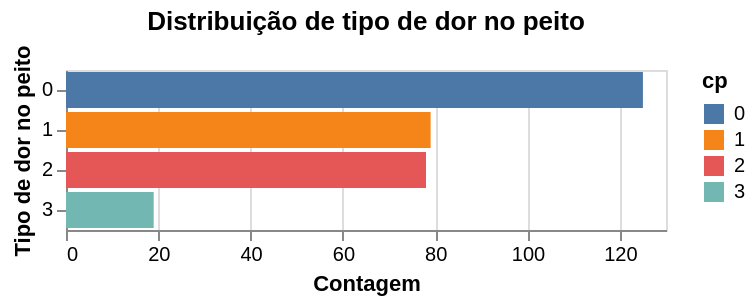

Notebook cell for this chart:
### Code cell
import altair as alt

alt.Chart(df).mark_bar().encode(
    x=alt.X('count()', title='Contagem'),
    y=alt.Y('cp:O', title='Tipo de dor no peito'),
    color='cp:N'
).properties(title='Distribuição de tipo de dor no peito')

### Figure 1 — Vega-Lite specification as saved in the notebook (floating-point values rounded to 4 significant figures; data arrays with more than 128 entries replaced by an {"elided": "..."} marker saying what was removed)
{"config": {"view": {"continuousWidth": 300, "continuousHeight": 300}}, "data": {"name": "data-c033cb03393e5e421d7f39bda80e8b55"}, "mark": {"type": "bar"}, "encoding": {"color": {"field": "cp", "type": "nominal"}, "x": {"aggregate": "count", "title": "Contagem", "type": "quantitative"}, "y": {"field": "cp", "title": "Tipo de dor no peito", "type": "ordinal"}}, "title": "Distribuição de tipo de dor no peito", "$schema": "https://vega.github.io/schema/vega-lite/v6.1.0.json", "datasets": {"data-c033cb03393e5e421d7f39bda80e8b55": {"elided": "301 records"}}}
